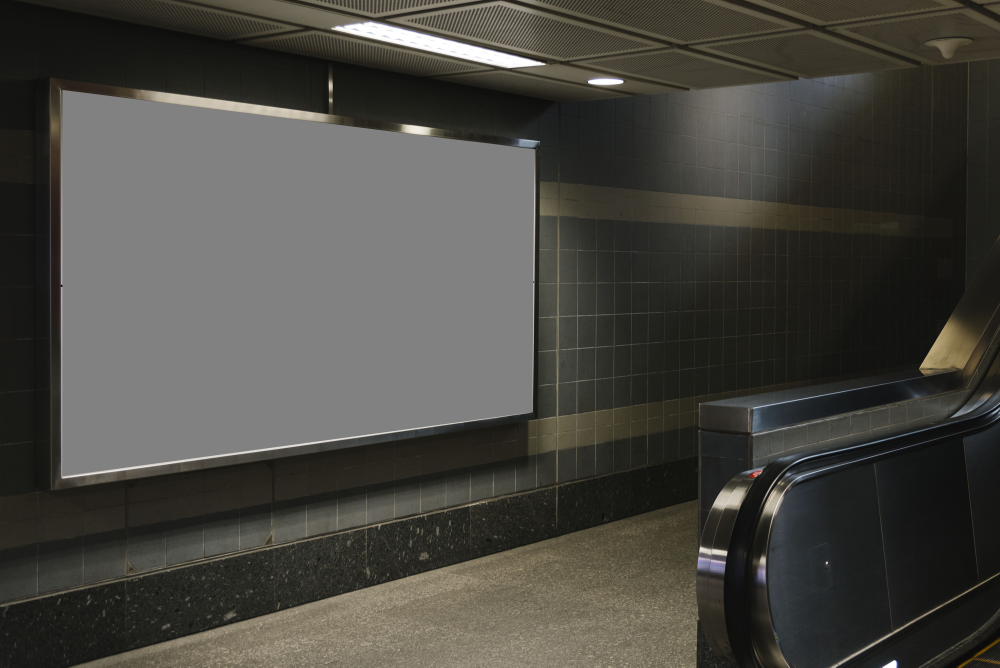
#> input picture learning/Exercise1 - Billboard/billboard.jpg, 5000 x 3337 px, found by its file name (shown at 1/5 size)
$ python 'Infinity Billboard.py'
#> lines starting #> are read from the running program, lines starting #| are printed output that depends on the picture
import cv2
import numpy as np

base_img = cv2.imread("learning/Exercise1 - Billboard/billboard.jpg")
#> base_img is the input picture: shape (3337, 5000, 3); mean B, G, R 65.4, 71.1, 72.5
# base_img = cv2.imread("obama_meme.jpg")
# base_img = cv2.resize(base_img, None, fx=0.2, fy=0.2)

# gets sizes of images
(
    base_h,
    base_w,
) = base_img.shape[:2]
#> base_h = 3337; base_w = 5000

# corners of image
src_points = np.array([[0, 0], [0, base_h], [base_w, base_h], [base_w, 0]], np.float32)


# [24 lines of commented-out code are left out]
dest_float = np.array(
    [[315.0, 450.0], [310.0, 2381.0], [2665.0, 2061.0], [2675.0, 745.0]],
    dtype=np.float32,
)

# creates transformation array
M = cv2.getPerspectiveTransform(src_points, dest_float)

for i in range(20):

    img_copy = base_img.copy()

    cv2.namedWindow("Img", cv2.WINDOW_FREERATIO)
    warped_img = cv2.warpPerspective(img_copy, M, (base_w, base_h))

    # Fills in the billboard with black <- Charlie's  solution
    base_img = cv2.fillPoly(
        base_img, [dest_float.astype(int)], (0, 0, 0), lineType=cv2.LINE_AA
    )
    base_img = cv2.bitwise_or(warped_img, base_img)
#> this loop made 20 passes
#> pass 1, `warped_img = cv2.warpPerspective(img_copy, M, (base_w, base_h))`:
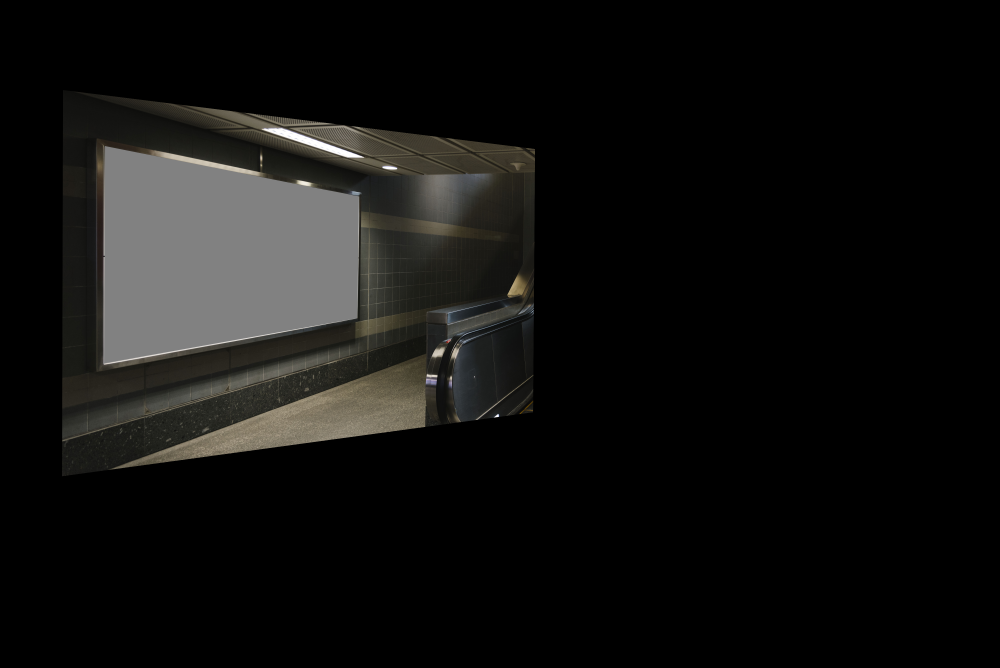
#> warped_img: shape (3337, 5000, 3) (shown at 1/5 size); mean B, G, R 16, 17.2, 17.5
#> pass 1, `base_img = cv2.fillPoly( base_img, [dest_float.astype(int)], (0, 0, 0)..`:
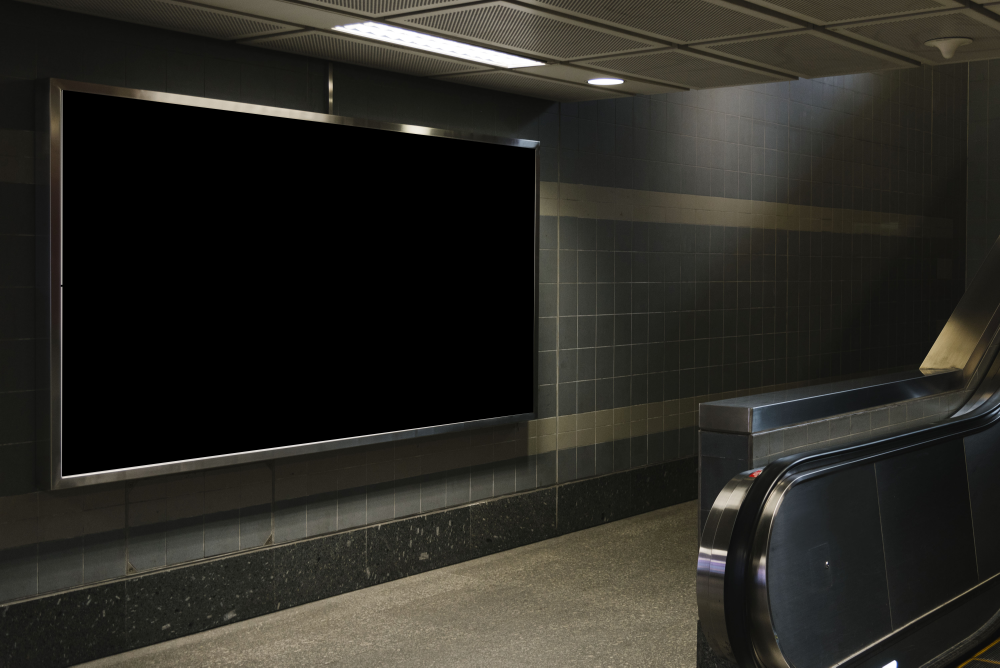
#> base_img: shape (3337, 5000, 3) (shown at 1/5 size); mean B, G, R 35.8, 41.4, 42.8
#> pass 1, `base_img = cv2.bitwise_or(warped_img, base_img)`:
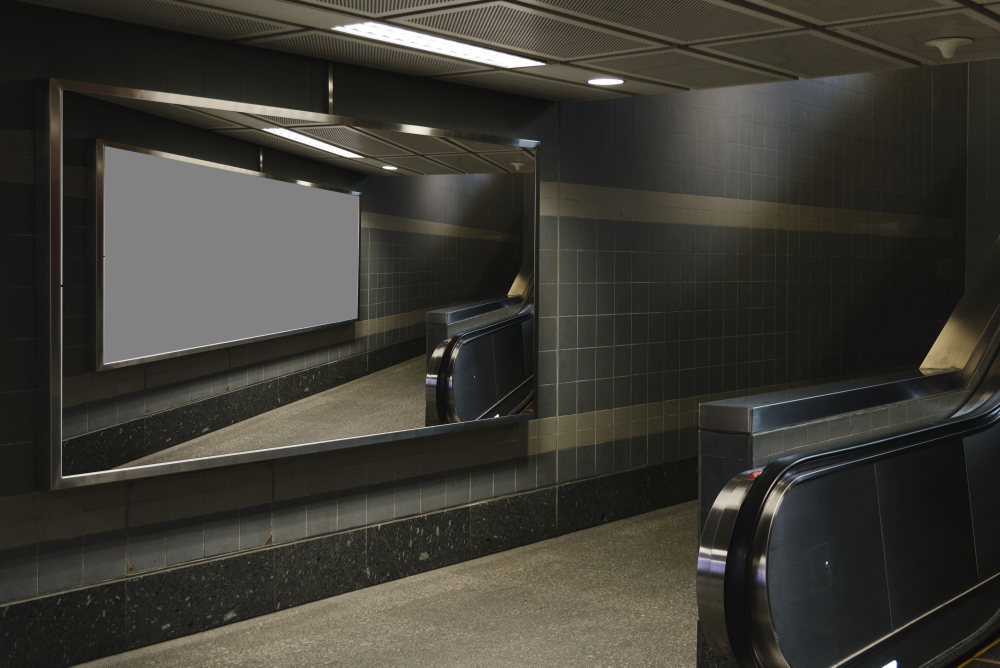
#> base_img: shape (3337, 5000, 3) (shown at 1/5 size); mean B, G, R 51.7, 58.6, 60.3
#> pass 2, `warped_img = cv2.warpPerspective(img_copy, M, (base_w, base_h))`:
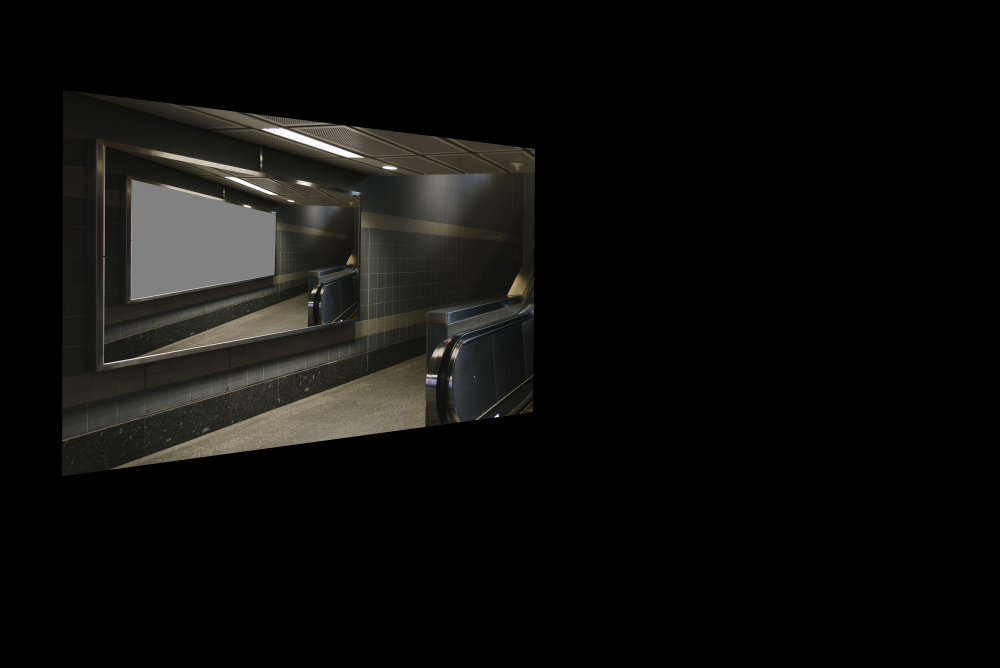
#> warped_img: shape (3337, 5000, 3) (shown at 1/5 size); mean B, G, R 12.2, 13.7, 14.1
#> after the loop:
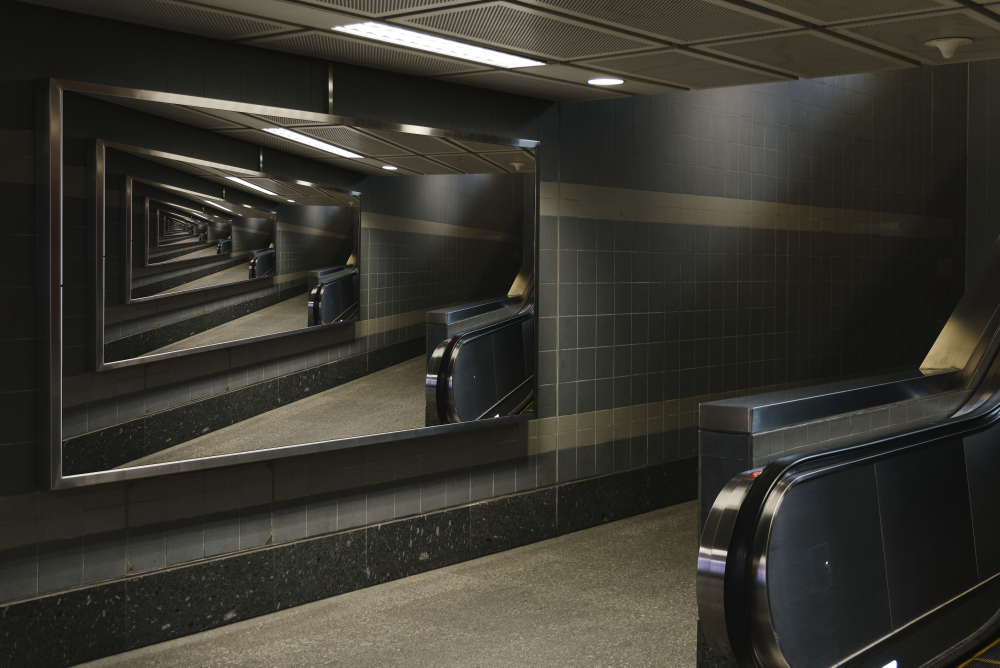
#> base_img: shape (3337, 5000, 3) (shown at 1/5 size); mean B, G, R 46.3, 53.6, 55.4


cv2.imshow("Img", base_img)
cv2.waitKey(0)
